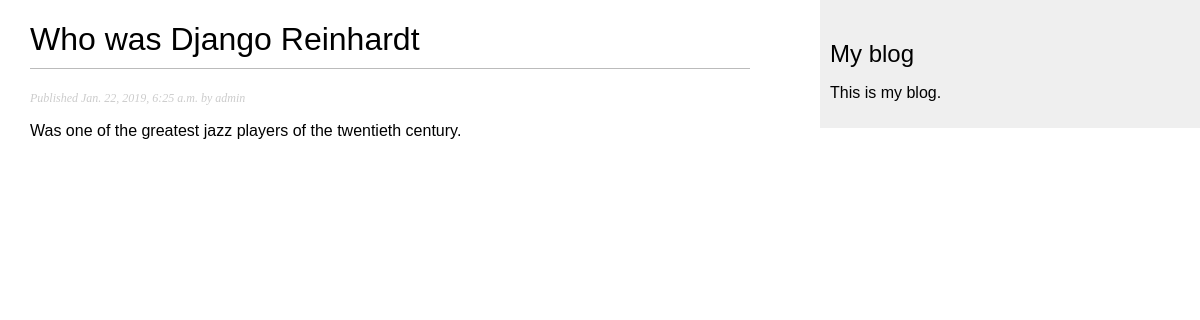
/blog/2019/1/22/django-reinhardt/, run on the app's committed database.
### blog/models.py (models this page shows, shortened)
class Post(models.Model):
    STATUS_CHOICES = (
        ('draft', 'Draft'),
        ('published', 'Published'),
    )
    title = models.CharField(max_length=250)
    slug = models.SlugField(max_length=250, unique_for_date='publish')
    author = models.ForeignKey(User, on_delete=models.CASCADE, related_name='blog_posts')
    body = models.TextField()
    publish = models.DateTimeField(default=timezone.now)
    created = models.DateTimeField(auto_now_add=True)
    updated = models.DateTimeField(auto_now=True)
    status = models.CharField(max_length=10,
                              choices=STATUS_CHOICES,
                              default='draft')
    objects = models.Manager()
    published = PublishedManager()

### blog/views.py (the view)
def post_detail(request, year, month, day, post):
    post = get_object_or_404(Post, slug=post,
                             status='published',
                             publish__year=year,
                             publish__month=month,
                             publish__day=day)
    return render(request, 'blog/post/detail.html', {'post': post})

### blog/templates/blog/post/detail.html (shortened to what this page needs)
{% extends "blog/base.html" %}
{% block content %}
    <h1>{{ post.title }}</h1>
    <p class="date">
        Published {{ post.publish }} by {{ post.author }}
    </p>
    {{ post.body|linebreaks }}
{% endblock %}

### blog/static/css/blog.css (style rules this page uses)
body { margin:0; padding:0; font-family:helvetica, sans-serif; }
h1 { font-weight:normal; border-bottom:1px solid #bbb; padding:0 0 10px 0; }
p.date { color:#ccc; font-family: georgia, serif; font-size: 12px; font-style: italic; }

### data on the page
Post: title "Who was Django Reinhardt", publish "Jan. 22, 2019, 6:25 a.m.", author "admin", body "Was one of the greatest jazz players of the twentieth century."
